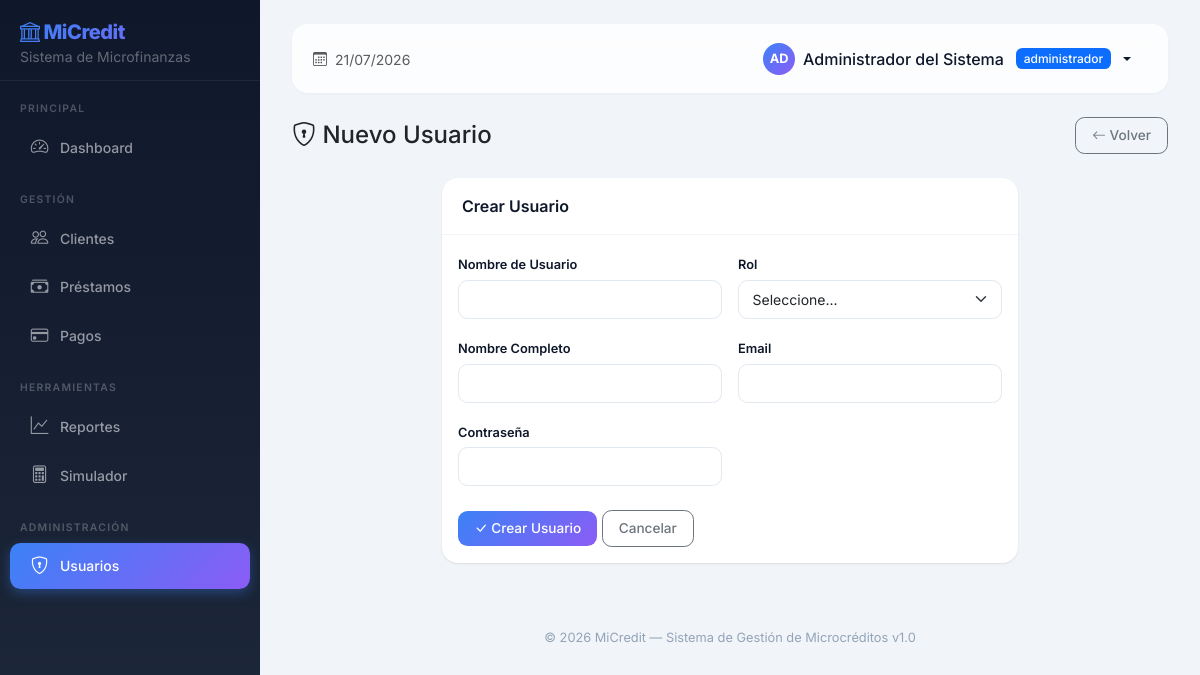
The page /usuarios/nuevo (signed in) on the database its author committed.
### app/models.py (models this page shows, shortened)
class Usuario(UserMixin, db.Model):
    __tablename__ = 'usuarios'
    id = db.Column(db.Integer, primary_key=True, autoincrement=True)
    nombre_completo = db.Column(db.String(150), nullable=False)
    email = db.Column(db.String(100), unique=True, nullable=False)
    username = db.Column(db.String(50), unique=True, nullable=False)
    password_hash = db.Column(db.String(255), nullable=False)
    rol_id = db.Column(db.Integer, db.ForeignKey('roles.id'), nullable=False)
    activo = db.Column(db.Boolean, default=True)
    ultimo_acceso = db.Column(db.DateTime)
    fecha_creacion = db.Column(db.DateTime, default=datetime.utcnow)
    fecha_actualizacion = db.Column(db.DateTime, default=datetime.utcnow)
    def has_role(self, role_name):
        return self.rol and self.rol.nombre == role_name

class Rol(db.Model):
    __tablename__ = 'roles'
    id = db.Column(db.Integer, primary_key=True, autoincrement=True)
    nombre = db.Column(db.String(50), unique=True, nullable=False)
    descripcion = db.Column(db.String(255))
    fecha_creacion = db.Column(db.DateTime, default=datetime.utcnow)
    usuarios = db.relationship('Usuario', backref='rol', lazy=True)

### app/routes/usuarios.py (the view, shortened to what this page needs)
@usuarios_bp.route('/nuevo', methods=['GET', 'POST'])
@admin_required
def nuevo():
    return render_template('usuarios/form.html', roles=Rol.query.all())

### app/routes/usuarios.py (called while the page is built)
def admin_required(f):
    from functools import wraps
    @wraps(f)
    @login_required
    def decorated(*args, **kwargs):
        if not current_user.has_role('administrador'):
            flash('No tiene permisos de administrador para acceder a esta sección.', 'error')
            return redirect(url_for('main.dashboard'))
        return f(*args, **kwargs)
    return decorated

### app/templates/usuarios/form.html (shortened to what this page needs)
{% extends "base.html" %}
{% block content %}
<div class="d-flex justify-content-between align-items-center mb-4">
    <h4 class="mb-0"><i class="bi bi-shield-lock"></i> {{ 'Editar' if usuario else 'Nuevo' }} Usuario</h4>
    <a href="{{ url_for('usuarios.listar') }}" class="btn btn-outline-secondary"><i class="bi bi-arrow-left"></i> Volver</a>
</div>
<div class="row justify-content-center">
    <div class="col-md-8">
        <div class="card">
            <div class="card-header">{{ 'Editar' if usuario else 'Crear' }} Usuario</div>
            <div class="card-body">
                <form method="POST">
                    <div class="row g-3">
                        <div class="col-md-6">
                            <label class="form-label">Nombre de Usuario</label>
                            <input type="text" name="username" class="form-control" value="{{ usuario.username if usuario else '' }}" {{ 'readonly' if usuario else 'required' }}>
                        </div>
                        <div class="col-md-6">
                            <label class="form-label">Rol</label>
                            <select name="rol_id" class="form-select" required>
                                <option value="">Seleccione...</option>
                            </select>
                        </div>
                        <div class="col-md-6">
                            <label class="form-label">Nombre Completo</label>
                            <input type="text" name="nombre_completo" class="form-control" value="{{ usuario.nombre_completo if usuario else '' }}" required>
                        </div>
                        <div class="col-md-6">
                            <label class="form-label">Email</label>
                            <input type="email" name="email" class="form-control" value="{{ usuario.email if usuario else '' }}" required>
                        </div>
                        <div class="col-md-6">
                            <label class="form-label">{{ 'Nueva ' if usuario else '' }}Contraseña</label>
                            <input type="password" name="password" class="form-control" {{ '' if usuario else 'required' }} minlength="6">
                        </div>
                    </div>
                    <div class="mt-4">
                        <button type="submit" class="btn btn-primary"><i class="bi bi-check-lg"></i> {{ 'Actualizar' if usuario else 'Crear' }} Usuario</button>
                        <a href="{{ url_for('usuarios.listar') }}" class="btn btn-outline-secondary">Cancelar</a>
                    </div>
                </form>
            </div>
        </div>
    </div>
</div>
{% endblock %}

### app/templates/base.html (shortened to what this page needs)
<!DOCTYPE html>
<html lang="es">
<head>
    <link href="https://cdn.jsdelivr.net/npm/bootstrap@5.3.3/dist/css/bootstrap.min.css" rel="stylesheet">
    <link rel="stylesheet" href="https://cdn.jsdelivr.net/npm/bootstrap-icons@1.11.3/font/bootstrap-icons.min.css">
</head>
<body>
    {% if current_user.is_authenticated %}
    {% set es_admin = current_user.has_role('administrador') %}
    {% set es_gerente = current_user.has_role('gerente') %}
    {% set es_asesor = current_user.has_role('asesor') %}
    {% set es_cajero = current_user.has_role('cajero') %}
    <div class="sidebar">
        <div class="brand">
            <a href="{{ url_for('main.dashboard') }}" class="text-decoration-none">
                <h5 class="mb-0"><i class="bi bi-bank me-1"></i>MiCredit</h5>
                <small>Sistema de Microfinanzas</small>
            </a>
        </div>
        <div class="nav-section">Principal</div>
        <ul class="nav flex-column">
            <li>
                <a class="nav-link {% if request.endpoint == 'main.dashboard' %}active{% endif %}" href="{{ url_for('main.dashboard') }}">
                    <i class="bi bi-speedometer2"></i> Dashboard
                </a>
            </li>
        </ul>
        <div class="nav-section">Gestión</div>
        <ul class="nav flex-column">
            <li>
                <a class="nav-link {% if request.endpoint and 'clientes' in request.endpoint %}active{% endif %}" href="{{ url_for('clientes.listar') }}">
                    <i class="bi bi-people"></i> Clientes
                </a>
            </li>
            <li>
                <a class="nav-link {% if request.endpoint and 'prestamos' in request.endpoint %}active{% endif %}" href="{{ url_for('prestamos.listar') }}">
                    <i class="bi bi-cash-stack"></i> Préstamos
                </a>
            </li>
            {% if es_admin or es_cajero %}
            <li>
                <a class="nav-link {% if request.endpoint and 'pagos' in request.endpoint %}active{% endif %}" href="{{ url_for('pagos.listar') }}">
                    <i class="bi bi-credit-card"></i> Pagos
                </a>
            </li>
            {% endif %}
        </ul>
        <div class="nav-section">Herramientas</div>
        <ul class="nav flex-column">
            {% if es_admin or es_gerente %}
            <li>
                <a class="nav-link {% if request.endpoint and 'reportes' in request.endpoint %}active{% endif %}" href="{{ url_for('reportes.index') }}">
                    <i class="bi bi-graph-up"></i> Reportes
                </a>
            </li>
            {% endif %}
            <li>
                <a class="nav-link" href="{{ url_for('prestamos.proyectar') }}">
                    <i class="bi bi-calculator"></i> Simulador
                </a>
            </li>
        </ul>
        {% if es_admin %}
        <div class="nav-section">Administración</div>
        <ul class="nav flex-column">
            <li>
                <a class="nav-link {% if request.endpoint and 'usuarios' in request.endpoint %}active{% endif %}" href="{{ url_for('usuarios.listar') }}">
                    <i class="bi bi-shield-lock"></i> Usuarios
                </a>
            </li>
        </ul>
        {% endif %}
    </div>
    <div class="content">
        <nav class="navbar-top d-flex justify-content-between align-items-center">
            <div>
                <span class="text-muted small"><i class="bi bi-calendar3 me-1"></i> {{ now().strftime('%d/%m/%Y') }}</span>
            </div>
            <ul class="nav align-items-center">
                <li class="nav-item dropdown">
                    <a class="nav-link dropdown-toggle d-flex align-items-center gap-2" href="#" data-bs-toggle="dropdown" style="color: var(--primary-dark); font-weight: 500;">
                        <span class="d-inline-flex align-items-center justify-content-center rounded-circle" style="width: 32px; height: 32px; background: var(--accent-gradient); color: #fff; font-size: .8rem; font-weight: 700;">
                            {{ current_user.nombre_completo[:2] | upper }}
                        </span>
                        <span class="d-none d-md-inline">{{ current_user.nombre_completo }}</span>
                        <span class="badge bg-primary ms-1">{{ current_user.rol.nombre }}</span>
                    </a>
                </li>
            </ul>
        </nav>
        {% block content %}{% endblock %}
        <footer class="text-center">
            &copy; {{ now().strftime('%Y') }} MiCredit — Sistema de Gestión de Microcréditos v1.0
        </footer>
    </div>
    {% else %}
    {% block full_content %}{% endblock %}
    {% endif %}
</body>
</html>

### app/templates/base.html (style rules this page uses)
:root { --sidebar-width: 260px; --primary-dark: #0f172a; --primary-mid: #1e293b; --accent: #3b82f6; --accent-gradient: linear-gradient(135deg, #3b82f6, #8b5cf6); --success: #10b981; --warning: #f59e0b; --danger: #ef4444; }
* { font-family: 'Inter', sans-serif; }
body { background: #f1f5f9; }
.sidebar { min-height: 100vh; width: var(--sidebar-width); background: linear-gradient(180deg, var(--primary-dark) 0%, var(--primary-mid) 100%); position: fixed; top: 0; left: 0; z-index: 100; overflow-y: auto; }
.sidebar .brand { padding: 1.25rem 1.25rem .75rem; border-bottom: 1px solid rgba(255,255,255,.06); }
.sidebar .brand h5 { font-weight: 800; letter-spacing: -.5px; background: var(--accent-gradient); -webkit-background-clip: text; -webkit-text-fill-color: transparent; background-clip: text; }
.sidebar .brand small { color: rgba(255,255,255,.35); font-weight: 400; }
.sidebar .nav-section { font-size: .65rem; text-transform: uppercase; letter-spacing: .12em; color: rgba(255,255,255,.25); padding: 1.25rem 1.25rem .4rem; font-weight: 600; }
.sidebar .nav-link { color: rgba(255,255,255,.55); padding: .6rem 1.25rem; margin: .1rem .6rem; border-radius: .65rem; transition: all .2s ease; font-size: .875rem; font-weight: 500; display: flex; align-items: center; gap: .65rem; }
.sidebar .nav-link i { font-size: 1.1rem; width: 1.25rem; text-align: center; }
.sidebar .nav-link.active { color: #fff; background: var(--accent-gradient); box-shadow: 0 4px 12px rgba(59,130,246,.35); }
.content { margin-left: var(--sidebar-width); padding: 1.5rem 2rem; min-height: 100vh; }
.navbar-top { background: rgba(255,255,255,.8); backdrop-filter: blur(12px); -webkit-backdrop-filter: blur(12px); border-radius: 1rem; padding: .6rem 1.25rem; margin-bottom: 1.5rem; box-shadow: 0 1px 3px rgba(0,0,0,.04); border: 1px solid rgba(255,255,255,.5); }
.card { border: none; border-radius: 1rem; box-shadow: 0 1px 3px rgba(0,0,0,.04), 0 1px 2px rgba(0,0,0,.06); transition: all .25s ease; background: #fff; }
.card-header { background: transparent; border-bottom: 1px solid #f1f5f9; border-radius: 1rem 1rem 0 0 !important; font-weight: 600; padding: 1rem 1.25rem; color: var(--primary-dark); }
.btn { border-radius: .6rem; font-weight: 500; font-size: .85rem; padding: .45rem 1rem; transition: all .2s ease; }
.btn-primary { background: var(--accent-gradient); border: none; }
.badge { font-weight: 500; padding: .35em .65em; border-radius: .4rem; font-size: .75rem; }
.form-control, .form-select { border-radius: .6rem; border: 1.5px solid #e2e8f0; padding: .5rem .85rem; font-size: .875rem; transition: all .2s ease; }
.form-label { font-weight: 600; font-size: .8rem; color: var(--primary-dark); margin-bottom: .35rem; }
footer { border-top: 1px solid #f1f5f9; padding-top: 1.5rem; margin-top: 2.5rem; color: #94a3b8; font-size: .8rem; }

### rows shown on the page
Usuario: nombre_completo "AD", nombre_completo "Administrador del Sistema"
Rol: rol.nombre "administrador"

### other values the page prints
{{ 'Editar' if usuario else 'Nuevo' }} "Nuevo"
{{ 'Editar' if usuario else 'Crear' }} "Crear"
{{ 'Actualizar' if usuario else 'Crear' }} "Crear"
